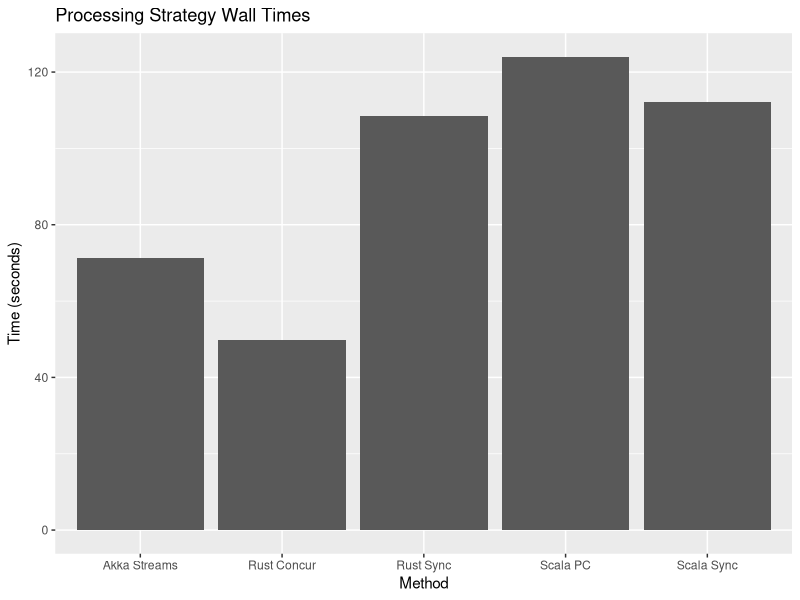
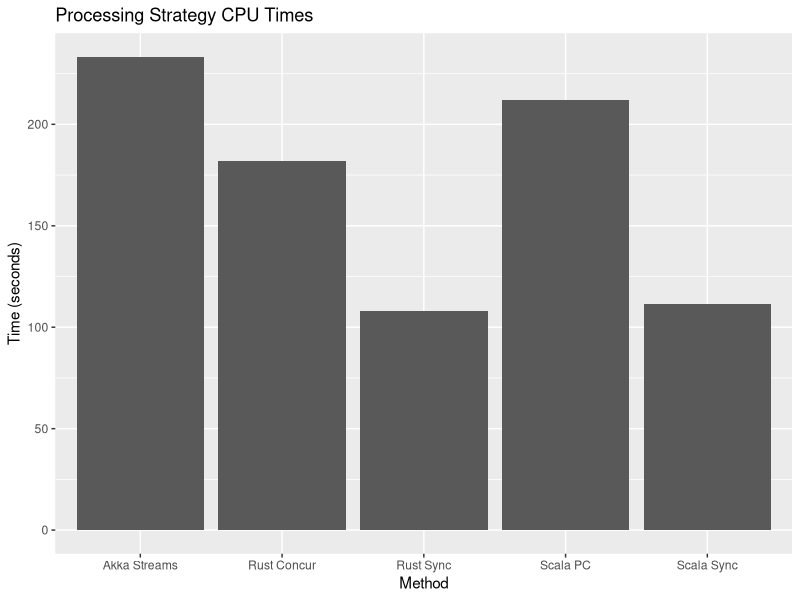

Source code (R) for these figures, in order:
message("Loading libraries...")
library(ggplot2)

message("Constructing wall stats table...")

tobs <- data.frame(method = c("Rust Sync", "Rust Concur", "Scala Sync", "Scala PC", "Akka Streams"),
                   times = c(60 + 48.48,    49.821,        60 + 52.27,   120 + 3.98, 60 + 11.3))

message("Rendering wall chart...")
pdf("doc/images/summary-wall.pdf")

ggplot(tobs, aes(method, times)) +
    geom_bar(stat = "identity") +
    xlab("Method") +
    ylab("Time (seconds)") +
    ggtitle("Processing Strategy Wall Times")

dev.off()

message("Done.")

message("Constructing CPU stats table...")

wobs <- data.frame(method = c("Rust Sync", "Rust Concur", "Scala Sync", "Scala PC", "Akka Streams"),
                   times = c(108.06, 181.99, 111.26, 212.24, 233.26))


message("Rendering CPU chart...")
pdf("doc/images/summary-cpu.pdf")

ggplot(wobs, aes(method, times)) +
    geom_bar(stat = "identity") +
    xlab("Method") +
    ylab("Time (seconds)") +
    ggtitle("Processing Strategy CPU Times")

dev.off()

message("Done.")
